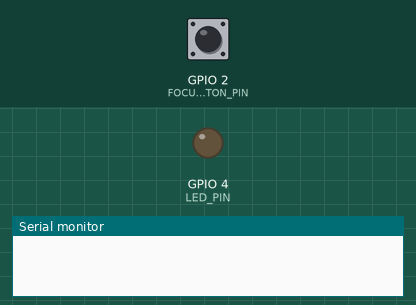
Recording of a sketch running on a simulated ESP32. On the bench: output pins drawn as LEDs (lit = HIGH), the last lines printed to the serial monitor. The inputs (shaded band) are chosen by the test bench; at power-on: GPIO 2 (FOCUS_BUTTON_PIN) HIGH. WiFi joins after 1.5 s; servers stay silent unless stated; random numbers use the default seed unless the sketch sets one; no MQTT or app messages arrive unless stated.

Above: at 0.0 s.
At 2.7 s:
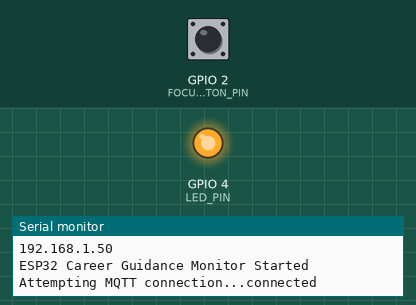
2.8 s: GPIO 2 (FOCUS_BUTTON_PIN) pulled LOW for 0.15 s
Timing chart, 0 to 5.8 s (numbered marks = the images above; inputs shaded):
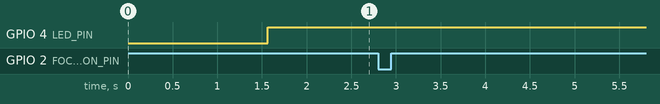

The sketch:

ESP32_Example.ino
```cpp
/*
 * ESP32 Example Code for AI-Enhanced Career Guidance System
 * This code demonstrates how to connect ESP32 to the MQTT broker
 * and send focus monitoring data.
 *
 * Hardware Requirements:
 * - ESP32 development board
 * - Button or sensor for focus detection
 * - WiFi connection
 *
 * Libraries Required:
 * - WiFi.h (built-in)
 * - PubSubClient.h (install via Library Manager)
 * - ArduinoJson.h (install via Library Manager)
 */

#include <WiFi.h>
#include <PubSubClient.h>
#include <ArduinoJson.h>

// WiFi Configuration
const char* ssid = "YOUR_WIFI_SSID";
const char* password = "YOUR_WIFI_PASSWORD";

// MQTT Configuration
const char* mqtt_server = "YOUR_BROKER_IP";  // Change to your MQTT broker IP
const int mqtt_port = 1883;
const char* mqtt_user = "";  // Leave empty if no authentication
const char* mqtt_password = "";  // Leave empty if no authentication

// User Configuration
const int USER_ID = 1;  // Change this to match the user ID

// Pin Configuration
const int FOCUS_BUTTON_PIN = 2;  // Button to indicate focus status
const int LED_PIN = 4;  // LED to show connection status

// MQTT Topics
const char* focus_topic = "monitor/1/focus";  // Update with actual user ID
const char* metadata_topic = "monitor/1/metadata";  // Update with actual user ID

// Global Variables
WiFiClient espClient;
PubSubClient client(espClient);
unsigned long lastMsg = 0;
bool lastFocusState = false;
bool currentFocusState = false;
unsigned long focusStartTime = 0;
unsigned long sessionDuration = 0;

void setup() {
  Serial.begin(115200);

  // Initialize pins
  pinMode(FOCUS_BUTTON_PIN, INPUT_PULLUP);
  pinMode(LED_PIN, OUTPUT);

  // Connect to WiFi
  setup_wifi();

  // Setup MQTT
  client.setServer(mqtt_server, mqtt_port);
  client.setCallback(callback);

  Serial.println("ESP32 Career Guidance Monitor Started");
}

void setup_wifi() {
  delay(10);
  Serial.println();
  Serial.print("Connecting to ");
  Serial.println(ssid);

  WiFi.begin(ssid, password);

  while (WiFi.status() != WL_CONNECTED) {
    delay(500);
    Serial.print(".");
  }

  Serial.println("");
  Serial.println("WiFi connected");
  Serial.println("IP address: ");
  Serial.println(WiFi.localIP());
}

void callback(char* topic, byte* payload, unsigned int length) {
  Serial.print("Message arrived [");
  Serial.print(topic);
  Serial.print("] ");
  for (int i = 0; i < length; i++) {
    Serial.print((char)payload[i]);
  }
  Serial.println();
}

void reconnect() {
  while (!client.connected()) {
    Serial.print("Attempting MQTT connection...");

    String clientId = "ESP32Client-";
    clientId += String(random(0xffff), HEX);

    if (client.connect(clientId.c_str(), mqtt_user, mqtt_password)) {
      Serial.println("connected");
      digitalWrite(LED_PIN, HIGH);

      // Subscribe to any topics if needed
      // client.subscribe("monitor/1/commands");

    } else {
      Serial.print("failed, rc=");
      Serial.print(client.state());
      Serial.println(" try again in 5 seconds");
      digitalWrite(LED_PIN, LOW);
      delay(5000);
    }
  }
}

void loop() {
  if (!client.connected()) {
    reconnect();
  }
  client.loop();

  // Read focus button state
  currentFocusState = !digitalRead(FOCUS_BUTTON_PIN);  // Inverted because of INPUT_PULLUP

  // Check if focus state changed
  if (currentFocusState != lastFocusState) {
    lastFocusState = currentFocusState;

    if (currentFocusState) {
      // Started focusing
      focusStartTime = millis();
      Serial.println("🎯 Focus started");
    } else {
      // Stopped focusing
      sessionDuration = millis() - focusStartTime;
      Serial.println("😴 Focus ended");
    }

    // Publish focus status
    publishFocusStatus(currentFocusState);
  }

  // Publish periodic updates while focused
  if (currentFocusState && millis() - lastMsg > 30000) {  // Every 30 seconds
    publishFocusStatus(true);
    lastMsg = millis();
  }

  // Publish metadata every minute
  if (millis() - lastMsg > 60000) {  // Every minute
    publishMetadata();
    lastMsg = millis();
  }

  delay(100);  // Small delay to prevent overwhelming the system
}

void publishFocusStatus(bool isFocused) {
  String payload = isFocused ? "true" : "false";

  if (client.publish(focus_topic, payload.c_str())) {
    Serial.print("📤 Published focus status: ");
    Serial.println(payload);
  } else {
    Serial.println("❌ Failed to publish focus status");
  }
}

void publishMetadata() {
  // Create JSON metadata
  StaticJsonDocument<200> doc;
  doc["timestamp"] = millis();
  doc["user_id"] = USER_ID;
  doc["focus_status"] = currentFocusState ? "focused" : "distracted";
  doc["session_duration"] = currentFocusState ? (millis() - focusStartTime) : sessionDuration;
  doc["wifi_rssi"] = WiFi.RSSI();
  doc["free_heap"] = ESP.getFreeHeap();

  String metadata;
  serializeJson(doc, metadata);

  if (client.publish(metadata_topic, metadata.c_str())) {
    Serial.print("📊 Published metadata: ");
    Serial.println(metadata);
  } else {
    Serial.println("❌ Failed to publish metadata");
  }
}

/*
 * Additional Functions for Advanced Features
 */

void publishHeartbeat() {
  // Send heartbeat to indicate device is alive
  String heartbeat_topic = "monitor/1/heartbeat";
  String payload = "{\"status\":\"alive\",\"timestamp\":" + String(millis()) + "}";

  if (client.publish(heartbeat_topic, payload.c_str())) {
    Serial.println("💓 Heartbeat sent");
  }
}

void publishError(String error) {
  // Publish error messages
  String error_topic = "monitor/1/error";
  String payload = "{\"error\":\"" + error + "\",\"timestamp\":" + String(millis()) + "}";

  client.publish(error_topic, payload.c_str());
  Serial.println("❌ Error published: " + error);
}

/*
 * Configuration Instructions:
 *
 * 1. Update WiFi credentials:
 *    - Change ssid and password to your WiFi network
 *
 * 2. Update MQTT broker settings:
 *    - Change mqtt_server to your broker IP address
 *    - Update mqtt_user and mqtt_password if authentication is required
 *
 * 3. Update user ID:
 *    - Change USER_ID to match the user in your system
 *    - Update focus_topic and metadata_topic accordingly
 *
 * 4. Hardware connections:
 *    - Connect a button between pin 2 and GND (with pull-up resistor)
 *    - Connect an LED between pin 4 and GND (with current limiting resistor)
 *
 * 5. Upload and monitor:
 *    - Upload this code to your ESP32
 *    - Open Serial Monitor to see debug messages
 *    - Press the button to simulate focus/study sessions
 *
 * 6. Test MQTT:
 *    - Use MQTT client tools to subscribe to monitor/1/focus
 *    - Verify messages are being received
 */
```
